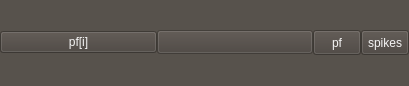
<?xml version="1.0" encoding="UTF-8"?>
<ui version="4.0">
 <author>Pho Hale</author>
 <class>rootForm</class>
 <widget class="QWidget" name="rootForm">
  <property name="geometry">
   <rect>
    <x>0</x>
    <y>0</y>
    <width>409</width>
    <height>86</height>
   </rect>
  </property>
  <property name="sizePolicy">
   <sizepolicy hsizetype="Minimum" vsizetype="Fixed">
    <horstretch>0</horstretch>
    <verstretch>0</verstretch>
   </sizepolicy>
  </property>
  <property name="minimumSize">
   <size>
    <width>50</width>
    <height>0</height>
   </size>
  </property>
  <property name="baseSize">
   <size>
    <width>50</width>
    <height>126</height>
   </size>
  </property>
  <property name="windowTitle">
   <string>Pf</string>
  </property>
  <property name="styleSheet">
   <string notr="true">background-color: rgb(71, 58, 46);
border-color: rgb(207, 207, 207);
background-color: rgba(71, 65, 60, 180);
color: rgb(244, 244, 244);
border-color: rgb(0, 0, 0);</string>
  </property>
  <layout class="QGridLayout" name="gridLayout">
   <property name="leftMargin">
    <number>0</number>
   </property>
   <property name="topMargin">
    <number>0</number>
   </property>
   <property name="rightMargin">
    <number>0</number>
   </property>
   <property name="bottomMargin">
    <number>0</number>
   </property>
   <property name="spacing">
    <number>0</number>
   </property>
   <item row="0" column="1">
    <widget class="ColorButton" name="btnColorButton">
     <property name="enabled">
      <bool>false</bool>
     </property>
     <property name="minimumSize">
      <size>
       <width>24</width>
       <height>24</height>
      </size>
     </property>
     <property name="text">
      <string/>
     </property>
    </widget>
   </item>
   <item row="0" column="0">
    <widget class="QPushButton" name="btnTitle">
     <property name="text">
      <string>pf[i]</string>
     </property>
    </widget>
   </item>
   <item row="0" column="3">
    <widget class="QToolButton" name="chkbtnSpikes">
     <property name="minimumSize">
      <size>
       <width>48</width>
       <height>25</height>
      </size>
     </property>
     <property name="styleSheet">
      <string notr="true">QToolButton {
    /*background-color: green;*/
    color: rgb(244, 244, 244);
    /*border: 2px green;*/
    /*border-radius: 22px;*/
    /*border-style: outset;*/
	/*border-style: inset;*/
}
QToolButton:disabled {
    color: gray;
    background-color: gray;
    border: 1px black;
    border-style: outset;                
}
QToolButton:checked{
    color: rgb(255, 170, 0); 
    /*font:  12px; */  
    font: bold;
    /*background-color: red;*/
    border: 1px white;
    border-style: outset;
}
QToolButton:!checked{
    /*color: black; */
    /*background-color: green;*/
    /*border: 1px black;*/
    /*border-style: outset;*/
	/*border-style: dashed;*/
}</string>
     </property>
     <property name="text">
      <string>spikes</string>
     </property>
     <property name="checkable">
      <bool>true</bool>
     </property>
     <property name="checked">
      <bool>false</bool>
     </property>
     <property name="popupMode">
      <enum>QToolButton::DelayedPopup</enum>
     </property>
     <property name="toolButtonStyle">
      <enum>Qt::ToolButtonTextOnly</enum>
     </property>
    </widget>
   </item>
   <item row="0" column="2">
    <widget class="QToolButton" name="chkbtnPlacefield">
     <property name="minimumSize">
      <size>
       <width>48</width>
       <height>25</height>
      </size>
     </property>
     <property name="styleSheet">
      <string notr="true">QToolButton {
    /*background-color: green;*/
    color: rgb(244, 244, 244);
    /*border: 2px green;*/
    /*border-radius: 22px;*/
    /*border-style: outset;*/
	/*border-style: inset;*/
}
QToolButton:disabled {
    color: gray;
    background-color: gray;
    border: 1px black;
    border-style: outset;                
}
QToolButton:checked{
    color: rgb(255, 170, 0); 
    /*font:  12px; */  
    font: bold;
    /*background-color: red;*/
    border: 1px white;
    border-style: outset;
}
QToolButton:!checked{
    /*color: black; */
    /*background-color: green;*/
    /*border: 1px black;*/
    /*border-style: outset;*/
	/*border: 1px black;*/
    /*border-style: dashed;*/
}</string>
     </property>
     <property name="text">
      <string>pf</string>
     </property>
     <property name="checkable">
      <bool>true</bool>
     </property>
     <property name="popupMode">
      <enum>QToolButton::DelayedPopup</enum>
     </property>
     <property name="toolButtonStyle">
      <enum>Qt::ToolButtonTextBesideIcon</enum>
     </property>
    </widget>
   </item>
  </layout>
 </widget>
 <customwidgets>
  <customwidget>
   <class>ColorButton</class>
   <extends>QPushButton</extends>
   <header location="global">pyqtgraph.widgets.ColorButton</header>
  </customwidget>
 </customwidgets>
 <resources/>
 <connections/>
</ui>
